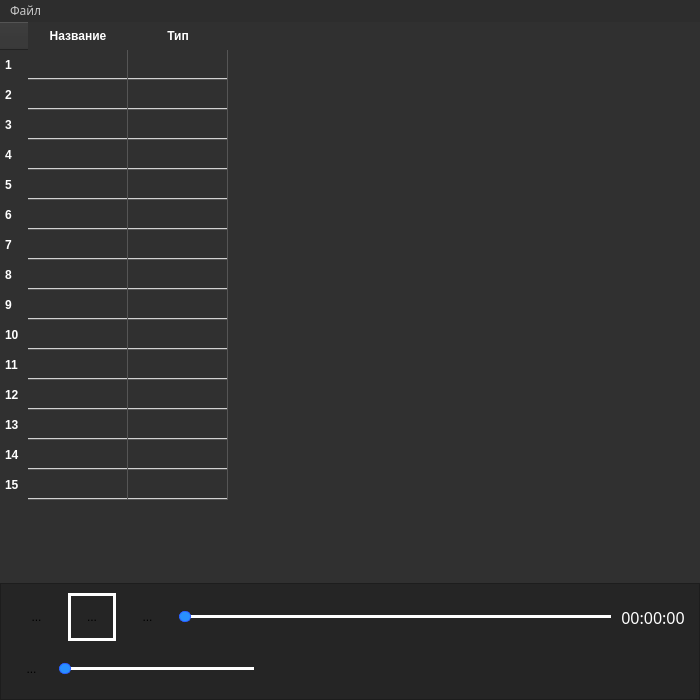
<?xml version="1.0" encoding="UTF-8"?>
<ui version="4.0">
 <class>MainWindow</class>
 <widget class="QMainWindow" name="MainWindow">
  <property name="geometry">
   <rect>
    <x>0</x>
    <y>0</y>
    <width>700</width>
    <height>700</height>
   </rect>
  </property>
  <property name="minimumSize">
   <size>
    <width>700</width>
    <height>700</height>
   </size>
  </property>
  <property name="maximumSize">
   <size>
    <width>16777215</width>
    <height>16777215</height>
   </size>
  </property>
  <property name="contextMenuPolicy">
   <enum>Qt::ContextMenuPolicy::DefaultContextMenu</enum>
  </property>
  <property name="windowTitle">
   <string>PlayerForever</string>
  </property>
  <property name="toolTipDuration">
   <number>1</number>
  </property>
  <property name="layoutDirection">
   <enum>Qt::LayoutDirection::LeftToRight</enum>
  </property>
  <property name="styleSheet">
   <string notr="true">background-color: rgb(48, 48, 48);</string>
  </property>
  <property name="tabShape">
   <enum>QTabWidget::TabShape::Rounded</enum>
  </property>
  <widget class="QWidget" name="centralwidget">
   <property name="sizePolicy">
    <sizepolicy hsizetype="Fixed" vsizetype="Preferred">
     <horstretch>0</horstretch>
     <verstretch>0</verstretch>
    </sizepolicy>
   </property>
   <property name="minimumSize">
    <size>
     <width>640</width>
     <height>360</height>
    </size>
   </property>
   <property name="maximumSize">
    <size>
     <width>16777215</width>
     <height>16777215</height>
    </size>
   </property>
   <property name="font">
    <font>
     <fontweight>Black</fontweight>
    </font>
   </property>
   <property name="cursor">
    <cursorShape>ArrowCursor</cursorShape>
   </property>
   <layout class="QVBoxLayout" name="verticalLayout_2">
    <property name="spacing">
     <number>0</number>
    </property>
    <property name="leftMargin">
     <number>0</number>
    </property>
    <property name="topMargin">
     <number>0</number>
    </property>
    <property name="rightMargin">
     <number>0</number>
    </property>
    <property name="bottomMargin">
     <number>0</number>
    </property>
    <item>
     <widget class="QTableWidget" name="song_table">
      <property name="sizePolicy">
       <sizepolicy hsizetype="Expanding" vsizetype="Expanding">
        <horstretch>0</horstretch>
        <verstretch>0</verstretch>
       </sizepolicy>
      </property>
      <property name="styleSheet">
       <string notr="true">QTableWidget {
    border: none;
    color: white;
    font-family: &quot;Montserrat&quot;;
    gridline-color: #555555;
    background-color: transparent;
}

QTableWidget::item {
    border-bottom: 1px solid #d0d0d0;
}

QTableWidget::item:selected {
    background-color: #aaffff;
    color: black;
}

QHeaderView::section {
    background-color: transparent;
    border: none;
    padding: 5px;
    font-weight: bold;
    color: white;
    font-family: &quot;Montserrat&quot;;
}</string>
      </property>
      <row/>
      <row/>
      <row/>
      <row/>
      <row/>
      <row/>
      <row/>
      <row/>
      <row/>
      <row/>
      <row/>
      <row/>
      <row/>
      <row/>
      <row/>
      <column>
       <property name="text">
        <string>Название</string>
       </property>
      </column>
      <column>
       <property name="text">
        <string>Тип</string>
       </property>
      </column>
      <item row="0" column="0">
       <property name="text">
        <string/>
       </property>
      </item>
      <item row="1" column="0">
       <property name="text">
        <string/>
       </property>
      </item>
      <item row="2" column="0">
       <property name="text">
        <string/>
       </property>
      </item>
      <item row="3" column="0">
       <property name="text">
        <string/>
       </property>
      </item>
      <item row="4" column="0">
       <property name="text">
        <string/>
       </property>
      </item>
      <item row="8" column="0">
       <property name="text">
        <string/>
       </property>
      </item>
     </widget>
    </item>
    <item alignment="Qt::AlignmentFlag::Qt::AlignmentFlag::AlignBottom">
     <widget class="QFrame" name="frame">
      <property name="maximumSize">
       <size>
        <width>16777215</width>
        <height>125</height>
       </size>
      </property>
      <property name="styleSheet">
       <string notr="true">background-color: rgb(37, 37, 37);</string>
      </property>
      <property name="frameShape">
       <enum>QFrame::Shape::StyledPanel</enum>
      </property>
      <property name="frameShadow">
       <enum>QFrame::Shadow::Raised</enum>
      </property>
      <layout class="QVBoxLayout" name="verticalLayout">
       <property name="leftMargin">
        <number>9</number>
       </property>
       <item>
        <layout class="QHBoxLayout" name="horizontalLayout_3">
         <property name="spacing">
          <number>10</number>
         </property>
         <property name="leftMargin">
          <number>5</number>
         </property>
         <property name="topMargin">
          <number>0</number>
         </property>
         <property name="rightMargin">
          <number>5</number>
         </property>
         <property name="bottomMargin">
          <number>0</number>
         </property>
         <item>
          <widget class="QToolButton" name="prev_track_bt">
           <property name="cursor">
            <cursorShape>PointingHandCursor</cursorShape>
           </property>
           <property name="toolTip">
            <string>Previous</string>
           </property>
           <property name="styleSheet">
            <string notr="true">QToolButton {
width: 40px;
height: 40px;
border: 7px;
border-width: 3px;
border-color: orange;
border-radius: 21px;
}
QToolButton::hover {
background-color: rgb(60, 60, 60);
}</string>
           </property>
           <property name="text">
            <string>...</string>
           </property>
           <property name="icon">
            <iconset resource="resource.qrc">
             <normaloff>:/icons/skip_previous_24dp_E8EAED_FILL1_wght400_GRAD0_opsz24.png</normaloff>:/icons/skip_previous_24dp_E8EAED_FILL1_wght400_GRAD0_opsz24.png</iconset>
           </property>
           <property name="iconSize">
            <size>
             <width>40</width>
             <height>40</height>
            </size>
           </property>
           <property name="shortcut">
            <string>Ctrl+Left</string>
           </property>
          </widget>
         </item>
         <item>
          <widget class="QToolButton" name="play_pause_bt">
           <property name="sizePolicy">
            <sizepolicy hsizetype="Fixed" vsizetype="Fixed">
             <horstretch>0</horstretch>
             <verstretch>0</verstretch>
            </sizepolicy>
           </property>
           <property name="minimumSize">
            <size>
             <width>48</width>
             <height>48</height>
            </size>
           </property>
           <property name="maximumSize">
            <size>
             <width>16777215</width>
             <height>16777215</height>
            </size>
           </property>
           <property name="cursor">
            <cursorShape>PointingHandCursor</cursorShape>
           </property>
           <property name="toolTipDuration">
            <number>-1</number>
           </property>
           <property name="layoutDirection">
            <enum>Qt::LayoutDirection::LeftToRight</enum>
           </property>
           <property name="styleSheet">
            <string notr="true">QToolButton {
border: 1px solid;
border-radius: 25.4px;
border-width: 3px;
border-color: white;
}
QToolButton::hover {
background-color: rgb(60, 60, 60);
}
</string>
           </property>
           <property name="text">
            <string>...</string>
           </property>
           <property name="icon">
            <iconset resource="resource.qrc">
             <normaloff>:/icons/play_arrow_24dp_E8EAED_FILL1_wght400_GRAD0_opsz24 (1).png</normaloff>
             <normalon>:/icons/pause_24dp_E8EAED_FILL1_wght400_GRAD0_opsz24.png</normalon>
             <disabledoff>:/icons/pause_24dp_E8EAED_FILL1_wght400_GRAD0_opsz24.png</disabledoff>:/icons/play_arrow_24dp_E8EAED_FILL1_wght400_GRAD0_opsz24 (1).png</iconset>
           </property>
           <property name="iconSize">
            <size>
             <width>42</width>
             <height>42</height>
            </size>
           </property>
           <property name="shortcut">
            <string>Space</string>
           </property>
           <property name="arrowType">
            <enum>Qt::ArrowType::NoArrow</enum>
           </property>
          </widget>
         </item>
         <item>
          <widget class="QToolButton" name="next_track_bt">
           <property name="font">
            <font>
             <bold>false</bold>
            </font>
           </property>
           <property name="cursor">
            <cursorShape>PointingHandCursor</cursorShape>
           </property>
           <property name="toolTip">
            <string>Next</string>
           </property>
           <property name="styleSheet">
            <string notr="true">QToolButton {
width: 40px;
height: 40px;
border: 7px;
border-width: 3px;
border-color: orange;
border-radius: 21px;
}
QToolButton::hover {
background-color: rgb(60, 60, 60);
}</string>
           </property>
           <property name="text">
            <string>...</string>
           </property>
           <property name="icon">
            <iconset resource="resource.qrc">
             <normaloff>:/icons/skip_next_24dp_E8EAED_FILL1_wght400_GRAD0_opsz24.png</normaloff>:/icons/skip_next_24dp_E8EAED_FILL1_wght400_GRAD0_opsz24.png</iconset>
           </property>
           <property name="iconSize">
            <size>
             <width>40</width>
             <height>40</height>
            </size>
           </property>
           <property name="shortcut">
            <string>Ctrl+Right</string>
           </property>
          </widget>
         </item>
         <item>
          <widget class="QSlider" name="playback_sl">
           <property name="sizePolicy">
            <sizepolicy hsizetype="Expanding" vsizetype="Maximum">
             <horstretch>0</horstretch>
             <verstretch>0</verstretch>
            </sizepolicy>
           </property>
           <property name="cursor">
            <cursorShape>PointingHandCursor</cursorShape>
           </property>
           <property name="styleSheet">
            <string notr="true">QSlider::groove:horizontal {
	height: 1px;
	border: 1px solid #ffffff;
	border-radius: 1px; 
}

QSlider::handle:horizontal {
	background-color: rgb(41, 144, 255);
	width: 10px;
	margin: -5px -1px;
	border-radius: 5px ;
	border: 1px solid rgb(42, 92, 255);
}

QSlider::add-page:horizontal {
	background: #ffffff
}

QSlider::sub-page:horizontal {
	background-color: rgb(41, 144, 255);
}
</string>
           </property>
           <property name="orientation">
            <enum>Qt::Orientation::Horizontal</enum>
           </property>
           <property name="tickPosition">
            <enum>QSlider::TickPosition::NoTicks</enum>
           </property>
           <property name="tickInterval">
            <number>0</number>
           </property>
          </widget>
         </item>
         <item>
          <widget class="QLabel" name="time_lb">
           <property name="font">
            <font>
             <family>Montserrat</family>
             <pointsize>12</pointsize>
             <italic>false</italic>
             <bold>false</bold>
             <underline>false</underline>
             <kerning>true</kerning>
            </font>
           </property>
           <property name="styleSheet">
            <string notr="true">color: rgb(255, 255, 255);</string>
           </property>
           <property name="text">
            <string>00:00:00</string>
           </property>
           <property name="alignment">
            <set>Qt::AlignmentFlag::AlignCenter</set>
           </property>
          </widget>
         </item>
        </layout>
       </item>
       <item>
        <layout class="QHBoxLayout" name="horizontalLayout" stretch="0,0,0">
         <property name="spacing">
          <number>6</number>
         </property>
         <property name="leftMargin">
          <number>0</number>
         </property>
         <property name="rightMargin">
          <number>0</number>
         </property>
         <item>
          <widget class="QToolButton" name="mute_unmute_bt">
           <property name="sizePolicy">
            <sizepolicy hsizetype="Minimum" vsizetype="Fixed">
             <horstretch>0</horstretch>
             <verstretch>0</verstretch>
            </sizepolicy>
           </property>
           <property name="maximumSize">
            <size>
             <width>45</width>
             <height>45</height>
            </size>
           </property>
           <property name="cursor">
            <cursorShape>PointingHandCursor</cursorShape>
           </property>
           <property name="styleSheet">
            <string notr="true">QToolButton {
width: 40px;
height: 40px;
border: 7px;
border-width: 3px;
border-color: orange;
border-radius: 21px;
}
QToolButton::hover {
background-color: rgb(60, 60, 60);
}</string>
           </property>
           <property name="text">
            <string>...</string>
           </property>
           <property name="icon">
            <iconset resource="resource.qrc">
             <normaloff>:/icons/volume_off_24dp_E8EAED_FILL1_wght400_GRAD0_opsz24.png</normaloff>
             <normalon>:/icons/volume_up_24dp_E8EAED_FILL1_wght400_GRAD0_opsz24.png</normalon>:/icons/volume_off_24dp_E8EAED_FILL1_wght400_GRAD0_opsz24.png</iconset>
           </property>
           <property name="iconSize">
            <size>
             <width>24</width>
             <height>24</height>
            </size>
           </property>
           <property name="shortcut">
            <string>M</string>
           </property>
           <property name="popupMode">
            <enum>QToolButton::ToolButtonPopupMode::DelayedPopup</enum>
           </property>
           <property name="toolButtonStyle">
            <enum>Qt::ToolButtonStyle::ToolButtonIconOnly</enum>
           </property>
           <property name="autoRaise">
            <bool>false</bool>
           </property>
           <property name="arrowType">
            <enum>Qt::ArrowType::NoArrow</enum>
           </property>
          </widget>
         </item>
         <item>
          <widget class="QSlider" name="volume_sl">
           <property name="sizePolicy">
            <sizepolicy hsizetype="Minimum" vsizetype="Fixed">
             <horstretch>123</horstretch>
             <verstretch>0</verstretch>
            </sizepolicy>
           </property>
           <property name="maximumSize">
            <size>
             <width>195</width>
             <height>16777215</height>
            </size>
           </property>
           <property name="cursor">
            <cursorShape>PointingHandCursor</cursorShape>
           </property>
           <property name="focusPolicy">
            <enum>Qt::FocusPolicy::TabFocus</enum>
           </property>
           <property name="styleSheet">
            <string notr="true">QSlider::groove:horizontal {
	height: 1px;
	border: 1px solid #ffffff;
	border-radius: 1px; 
}

QSlider::handle:horizontal {
	background-color: rgb(41, 144, 255);
	width: 10px;
	margin: -5px -1px;
	border-radius: 5px ;
	border: 1px solid rgb(42, 92, 255);
}

QSlider::add-page:horizontal {
	background: #ffffff
}

QSlider::sub-page:horizontal {
	background-color: rgb(41, 144, 255);
}
</string>
           </property>
           <property name="pageStep">
            <number>5</number>
           </property>
           <property name="sliderPosition">
            <number>0</number>
           </property>
           <property name="orientation">
            <enum>Qt::Orientation::Horizontal</enum>
           </property>
           <property name="invertedAppearance">
            <bool>false</bool>
           </property>
           <property name="invertedControls">
            <bool>false</bool>
           </property>
           <property name="tickPosition">
            <enum>QSlider::TickPosition::NoTicks</enum>
           </property>
           <property name="tickInterval">
            <number>0</number>
           </property>
          </widget>
         </item>
         <item>
          <spacer name="horizontal_spacer">
           <property name="orientation">
            <enum>Qt::Orientation::Horizontal</enum>
           </property>
           <property name="sizeHint" stdset="0">
            <size>
             <width>40</width>
             <height>20</height>
            </size>
           </property>
          </spacer>
         </item>
        </layout>
       </item>
      </layout>
     </widget>
    </item>
   </layout>
  </widget>
  <widget class="QMenuBar" name="meuBar">
   <property name="geometry">
    <rect>
     <x>0</x>
     <y>0</y>
     <width>700</width>
     <height>21</height>
    </rect>
   </property>
   <property name="font">
    <font>
     <family>Montserrat</family>
     <bold>false</bold>
    </font>
   </property>
   <property name="styleSheet">
    <string notr="true">color: rgb(200, 200, 200);
background-color: rgb(45,45,45)</string>
   </property>
   <widget class="QMenu" name="menu">
    <property name="styleSheet">
     <string notr="true"/>
    </property>
    <property name="title">
     <string>Файл</string>
    </property>
    <addaction name="file_act"/>
   </widget>
   <addaction name="menu"/>
  </widget>
  <action name="actionOpen_File">
   <property name="text">
    <string>Open File</string>
   </property>
  </action>
  <action name="file_act">
   <property name="text">
    <string>Открыть</string>
   </property>
   <property name="visible">
    <bool>true</bool>
   </property>
  </action>
 </widget>
 <resources>
  <include location="resource.qrc"/>
 </resources>
 <connections/>
</ui>
